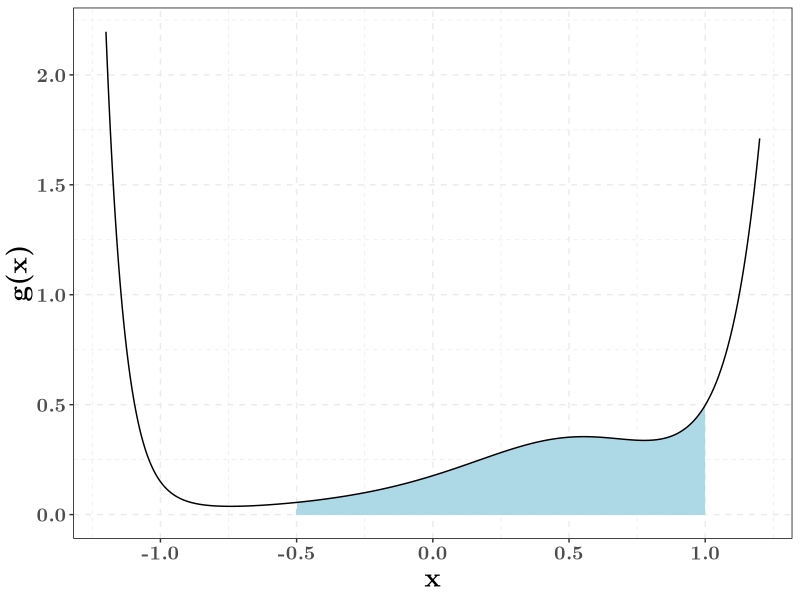
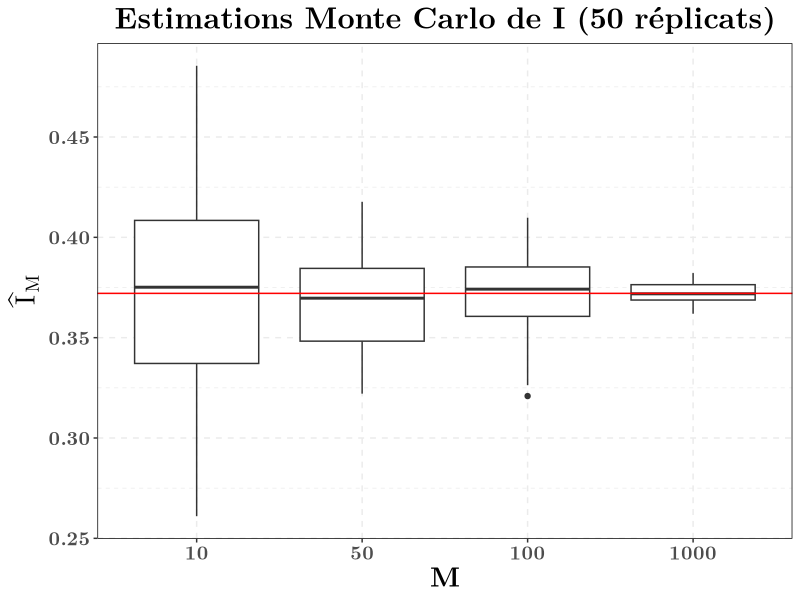
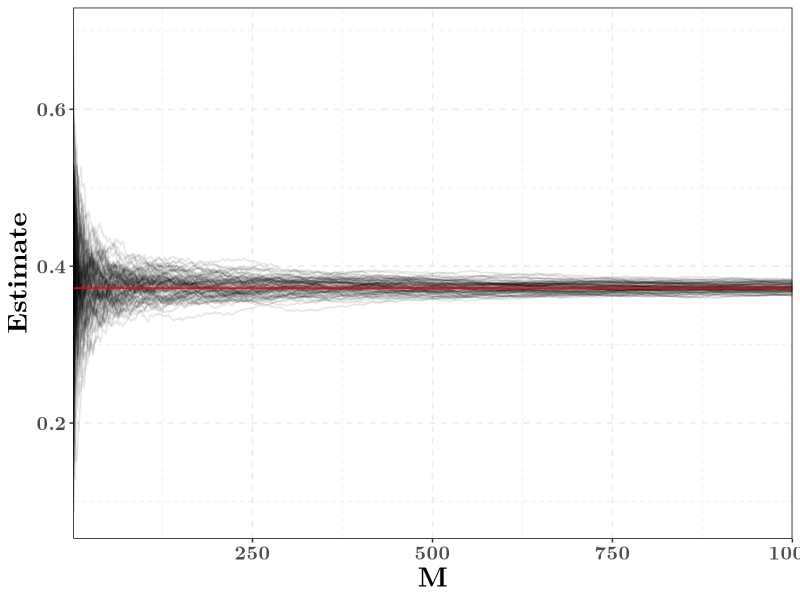
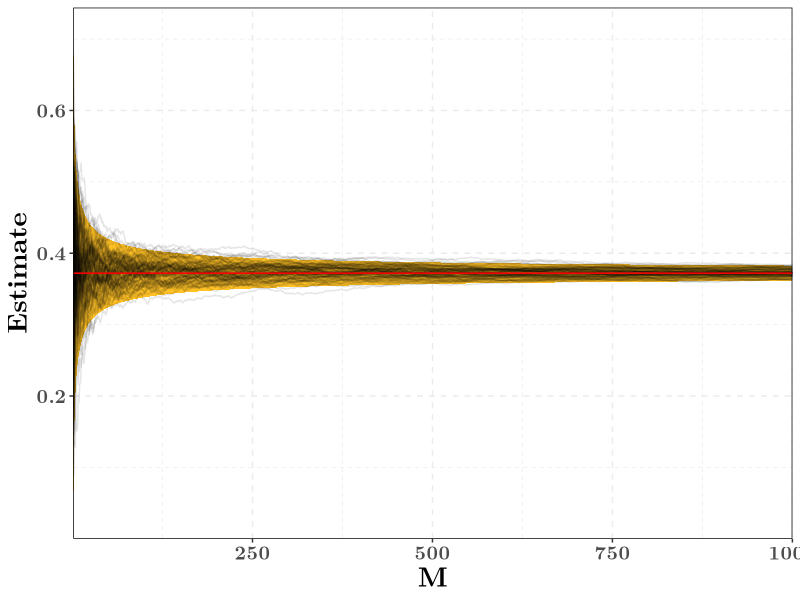
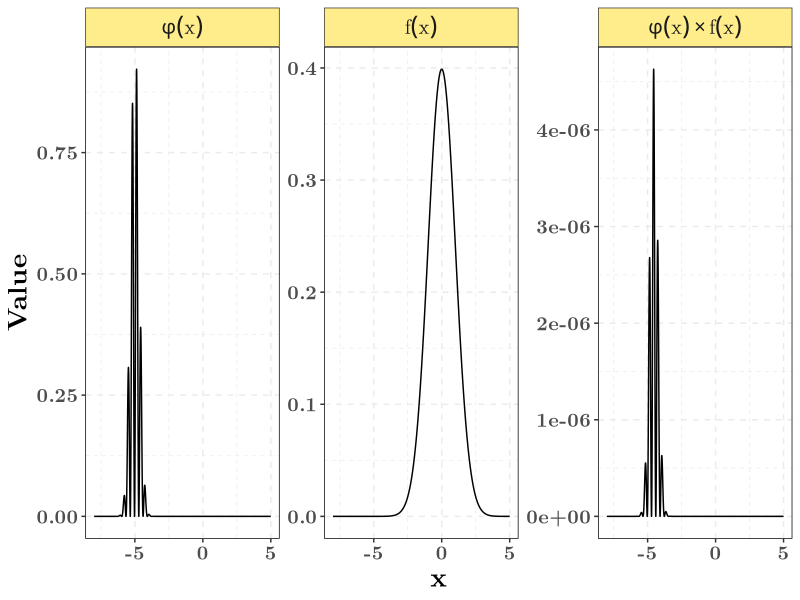
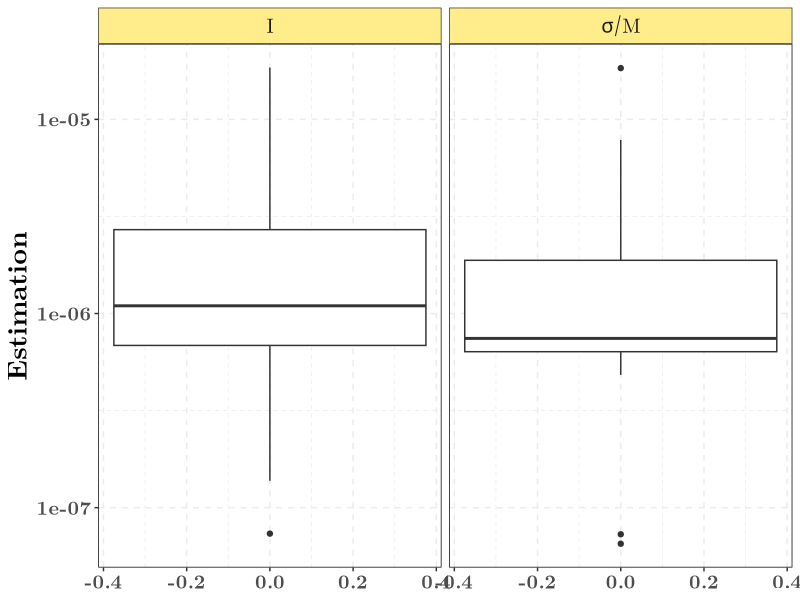
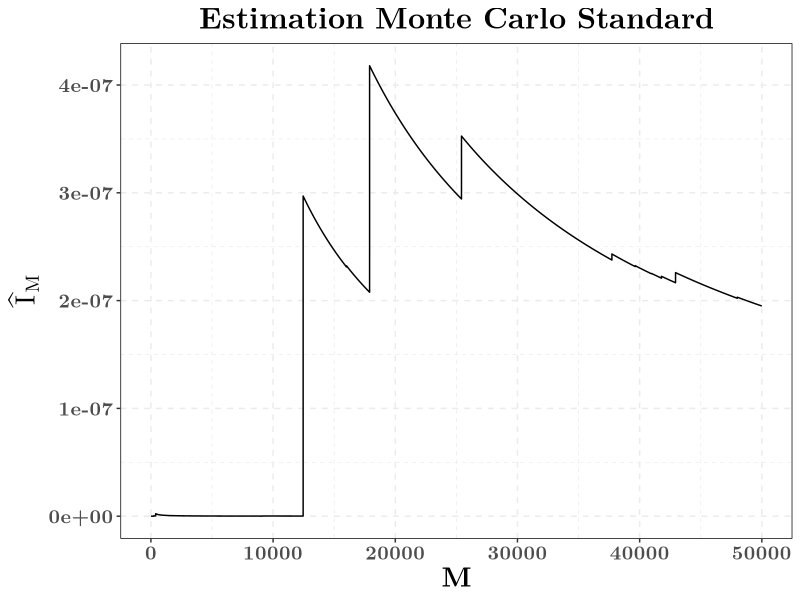
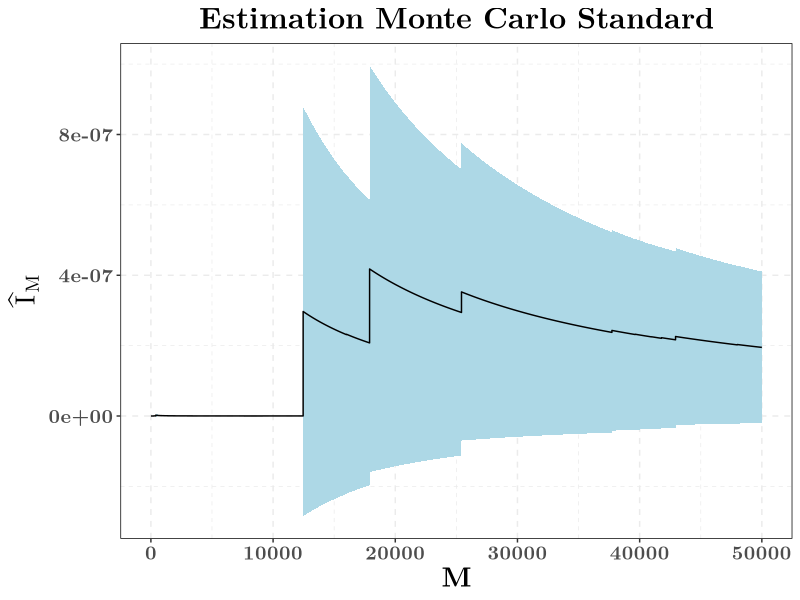

Here is the R script that generated these plots, in order: (Note: this script raises an error after producing the figures.)
## ---- chunk 1
knitr::opts_chunk$set(echo = FALSE, message = FALSE,
                      cache = TRUE,
                      out.width = "75%",
                      fig.align = "center")
library(tidyverse)
## ---- chunk 2
theme_set(theme_bw() +
            theme(
              panel.border = element_rect(colour = "black",
                                          fill = rgb(0, 0, 0, 0)),
              panel.grid = element_line(linetype = 2),
              plot.background = element_rect(fill = "white"),# bg around panel
              legend.background = element_blank(),
              text = element_text(family = "LM Roman 10", size = 18, face = "bold"),
              axis.title = element_text(size = rel(1.1)),
              legend.text = element_text(size = rel(1)),
              legend.title = element_text(size = rel(1.1)),
              plot.subtitle = element_text(hjust = 0.5, size = rel(1)),
              strip.background = element_rect(fill = "lightgoldenrod1"),
              plot.title = element_text(face = "bold", size = rel(1.2), hjust = 0.5)))
## ---- chunk 3
fonction_g <- function(x){
  d <- 10
  coeffs <- 0.5 * sin(1:d)
  sapply(x, function(z){
    sum(coeffs * z^(0:(d-1)))
  }) ^ 2
}
int_min <- -0.5
int_max <- 1
int_length <- int_max - int_min
true_val <- integrate(fonction_g, int_min, int_max)$value
fonction_phi <- function(x){
  int_length * fonction_g(x)
}
## ---- chunk 4
tibble(x = seq(-1.2, 1.2, length.out = 1001)) %>%
  mutate(g_x = fonction_g(x)) %>% # Calcul des valeurs de f
  mutate(borne_inf = 0) %>%
  rowwise() %>%
  mutate(borne_sup = ifelse(test = (x > int_min) & (x < int_max), 
                            yes = g_x, no = 0)) %>%
  ggplot() +
  aes(x = x)  +
  geom_ribbon(aes(ymin = borne_inf, ymax = borne_sup),
              fill = "lightblue") +
  geom_line(aes(y = g_x))  +
  labs(y = "g(x)")
## ---- chunk 5
get_mc_estimate <- function(M, id){
  tibble(Estimate = runif(M, int_min, int_max) %>% fonction_phi() %>% mean(),
         id = id, M = M)
}
## ---- chunk 6
c(10, 50, 100, 1000) %>% 
  purrr::map_dfr(function(my_N) 
    purrr::map_dfr(1:50, get_mc_estimate, M = my_N)) %>% 
  mutate(id = factor(id), M = factor(M)) %>% 
  ggplot(aes(x = M, y = Estimate)) +
  geom_boxplot() +
  labs(y = expression(hat(I)[M]),
       title = "Estimations Monte Carlo de I (50 réplicats)") +
  geom_hline(yintercept = true_val, 
             col = "red")
## ---- chunk 7
n_replicates <- 100
M_max <- 1000
## ---- chunk 8
all_estimates <- purrr::rerun(n_replicates, 
             tibble(phi_u = runif(M_max, int_min, int_max) %>% fonction_phi,
                    M = 1:M_max) %>% 
               mutate(Estimate = cumsum(phi_u) / M)
              ) %>% 
  bind_rows(.id = "Replicate")
ggplot(all_estimates, aes(x = M)) +
  geom_line(aes(y = Estimate, group = Replicate), alpha = 0.1) +
  geom_hline(yintercept = true_val, 
             col = "red") +
  scale_x_continuous(expand = c(0, 0))
## ---- chunk 9
z_975 <- qnorm(0.975)
var_I1 <- integrate(function(x) (fonction_phi(x) -  true_val)^2 / int_length,
                    int_min, int_max)$value
bornes_asymp <- tibble(M = 1:M_max) %>% 
  mutate(borne_sup = true_val + z_975 * sqrt(var_I1 / M),
         borne_inf = true_val - z_975 * sqrt(var_I1 / M))
ggplot(all_estimates, aes(x = M)) +
  geom_ribbon(data = bornes_asymp, 
              aes(ymin = borne_inf, 
                  ymax = borne_sup),
              fill = "goldenrod1") +
geom_line(aes(y = Estimate, group = Replicate), alpha = 0.1) +
  geom_hline(yintercept = true_val, 
             col = "red") +
  scale_x_continuous(expand = c(0, 0))
## ---- chunk 10
get_phi <- function(x){
  sin(10 * x)^2 * exp(-5 * (x + 5)^2)
}
get_f <- function(x, log = FALSE){
  dnorm(x, log = log)
}
my_df_proposal <- 3
get_g <- function(x, df = my_df_proposal, log = FALSE){
  dt(x + 5, df = df, log = log) # Student distribution with finite variance
}
## ---- chunk 11
function_tibble <- tibble(x = seq(-8, 5, by = 0.001)) %>% 
  mutate(phi_x = get_phi(x), f_x = get_f(x), phi_f = phi_x * f_x,
         g_x = get_g(x), f_over_g = f_x / g_x) %>% 
  gather(-x, key = "Function", value = "Value", factor_key = TRUE) %>% 
  mutate(Function = factor(Function, labels = c("phi(x)", "f(x)",
                                                "phi(x)%*%f(x)",
                                                "g(x)", "f(x) %/% g(x)")))
## ---- chunk 12
function_tibble %>% 
  filter(str_detect(Function, "g", negate = TRUE)) %>%
  ggplot(aes(x = x, y = Value)) +
  geom_line() +
  facet_wrap(.~Function, scales = "free", labeller = label_parsed)
## ---- chunk 13
get_mc_estimate <- function(n_samp){
  samples <- rnorm(n_samp)
  z_975 <- qnorm(0.975)
  tibble(index = 1:n_samp, x = samples, phi_x = get_phi(samples),
         w = 1) %>% 
    mutate(estimate = cumsum(phi_x) / index,
           variance = cumsum(phi_x^2) / index - estimate^2,
           borne_sup = estimate + z_975 * sqrt(variance / index),
           borne_inf = estimate - z_975 * sqrt(variance / index))
}
## ---- chunk 14
set.seed(1234)
my_mc_estimate <- get_mc_estimate(5e4)
## ---- chunk 15
resultats <- read.table("resultats_estimation.csv",
                        sep = ",", header = T)
resultats %>% mutate(ecart_type = sqrt(variance_estimee / 5e4)) %>% 
  select(estimation, ecart_type) %>%
  filter(estimation < 0.1) %>% 
  gather(key = "Parametre", value = "Estimation", factor_key = TRUE) %>% 
  mutate(Parametre = factor(Parametre, labels = c("I", "sigma/M"))) %>% 
  ggplot(aes(y = Estimation)) +
  geom_boxplot() +
  scale_y_continuous(trans = "log10") +
  facet_wrap(.~Parametre, labeller = label_parsed) 
## ---- chunk 16
ggplot(my_mc_estimate) +
  aes(x = index, y = estimate) +
  geom_line() +
  labs(x = "M", y = expression(hat(I)[M]),
       title = "Estimation Monte Carlo Standard")
## ---- chunk 17
plot_mc_estimate <- ggplot(my_mc_estimate) +
  aes(x = index, y = estimate) +
  geom_ribbon(aes(ymin = borne_inf, ymax = borne_sup),
              fill = "lightblue") + 
  geom_line() +
  labs(x = "M", y = expression(hat(I)[M]),
       title = "Estimation Monte Carlo Standard")
plot_mc_estimate
## ---- chunk 18
set.seed(123)
three_mc_estimates <- rerun(3, get_mc_estimate(5e4)) %>% 
  bind_rows(.id = "Replicate")
ggplot(three_mc_estimates) +
  aes(x = index, y = estimate) +
  geom_ribbon(aes(ymin = borne_inf, ymax = borne_sup,
                  fill = Replicate), alpha = 0.5) + 
  geom_line(aes(group = Replicate, linetype = Replicate)) +
  theme(legend.position = "none") +
  labs(x = "M", y = expression(hat(I)[M]),
       title = "Estimation Monte Carlo Standard") +
  coord_cartesian(ylim = c(-1, 1) * 5e-6)
## ---- chunk 19
function_tibble %>% 
  filter(Function == "phi(x)%*%f(x)") %>% 
  ggplot(aes(x = x, y = Value)) +
  geom_line() +
  geom_point(data = my_mc_estimate,
             mapping = aes(y = 0), col = "blue",
             size = 0.5)
## ---- chunk 20
get_is_estimate <- function(n_samp, df = my_df_proposal){
  samples <- rt(n_samp, df = df) - 5
  weights <- exp(get_f(samples, log = TRUE) - get_g(samples, df = df, log = TRUE))
  z_975 <- qnorm(0.975)
  tibble(index = 1:n_samp, x = samples, phi_x = get_phi(samples),
         w = weights) %>% 
    mutate(estimate = cumsum(phi_x * weights) / index,
           variance = cumsum((phi_x * weights)^2) / index - estimate^2,
           borne_sup = estimate + z_975 * sqrt(variance / index),
           borne_inf = estimate - z_975 * sqrt(variance / index))
}
## ---- chunk 21
main_plot_is <- function_tibble %>% 
  filter(Function %in% c("phi(x)", "g(x)")) %>% 
  ggplot(aes(x = x, y = Value)) +
  scale_color_manual(labels = c(expression(phi(x), "g(x)")),
                     values = c("blue", "red")) +
  geom_line(aes(color = Function)) 
main_plot_is
## ---- chunk 22
set.seed(123)
M_example <- 30
is_estimate_example <- get_is_estimate(M_example) 
## ---- chunk 23
main_plot_is +
  geom_point(data = is_estimate_example, aes(y = 0, size = w),
             color = "red") +
  guides(size = "none") +
  labs(title = paste0(M_example, " échantillons pondérés d'une Student(",
                      my_df_proposal, ") centrée en  -5"))
## ---- chunk 24
set.seed(1234)
plot_is_estimate <- get_is_estimate(5e4) %>%  
  ggplot() +
  aes(x = index, y = estimate) +
  geom_ribbon(aes(ymin = borne_inf, ymax = borne_sup),
              fill = "coral2") +
  geom_line() + 
  labs(x = "M", y = expression(hat(IS)[M]^IS),
       title = "Estimation par échantillonnage préférentiel")
plot_is_estimate
## ---- chunk 25
set.seed(1)
mutate(get_mc_estimate(1e6), Type = "Standard") %>% 
  bind_rows(mutate(get_is_estimate(1e6), Type = "Ech. Pref")) %>% 
  slice(seq(1, 2e6, by = 100)) %>% 
  ggplot() +
  aes(x = index, y = estimate) +
  geom_ribbon(aes(ymin = borne_inf, ymax = borne_sup, fill = Type),
              alpha = 0.5) +
  geom_line(aes(color = Type)) + 
  labs(x = "M", y = expression(hat(I)),
       title = "Estimation de I")
## ---- chunk 26
mon_runif <- function(n , a, m, c, x0){
  # %% est l'opérateur modulo
  x0 <- x0 %% m# On s'assure que x0 est bien plus petit que m
  xs <- rep(x0, n + 1)# Suite des xs, on ne gardera que les n derniers
  for(k in 2:(n+1)){
    xs[k] <- (a * xs[k - 1] + c) %% m 
  }
  us <- xs / m # Mise entre 0 et 1
  # Retour sous forme de data.frame, pratique pour les ggplot
  tibble(n = 1:n, valeur = us[-1])# On ne retourne pas x0 / m
}
## ---- chunk 27
parametres <- list(a = list(41358, 3, 101),# On stocke les différents paramètres
                   m = list(2^31 - 1, 2^31 - 1, 2311))# dans une liste
# On peut faire plusieurs traitements sans boucle dans R
resultats <- purrr::pmap_dfr(parametres, # On applique à la liste des paramètres
                             mon_runif, # La fonction
                             n = 10000, c = 0, x0 = 17, # Les paramètres manquants
                             .id = "numero")# On souhaite une colonne
## ---- chunk 28
ggplot(resultats) +
  aes(x = valeur) +
  geom_histogram(aes(y = ..density..),
                 fill = "lightblue", color = "blue", 
                 breaks = seq(0, 1, length.out = 21)) +
  facet_wrap(.~numero) +
  labs(y = "Densité empirique", x = "U")
## ---- chunk 29
ggplot(resultats) +
  aes(x = valeur, y = lead(valeur)) +
  geom_point(size = 0.5) +
  facet_wrap(.~numero) +
  labs(y = expression(u[k]), x = expression(u[k - 1]))
## ---- chunk 30
mon_rexp <- function(n, lambda){
  # On simule selon une loi uniforme
  us <- runif(n) # Echantillon IID U[0,1]
  # On applique la fonction quantile a l'échantillon
  - log(1 - us) / lambda
}
## ---- chunk 31
tibble(x = mon_rexp(1e4, 1)) %>% 
  ggplot(aes(x = x)) +
  geom_histogram(aes(y = ..density..),
                 color = "blue", fill = "lightblue",
                 breaks = seq(0, 12, by = 0.5)) +
  stat_function(fun = dexp, color = "red") +
  labs(x = "x", y = "Densité empirique",
       title = expression("Echantillon de taille 10000, "~lambda==1))
## ---- chunk 32
get_f_density <- function(x){
  sqrt(2 / pi) * exp(-x^2 * 0.5)
}
## ---- chunk 33
get_g_density <- function(x){
  dexp(x, 1)
}
M <- sqrt(2 / pi) * exp(0.5)
get_ratio <- function(x){
  get_f_density(x) / (M * get_g_density(x))
}
## ---- chunk 34
functions_tibble <- tibble(x = seq(0, 8, length.out = 1001)) %>% 
  mutate(f = get_f_density(x),
         g = get_g_density(x),
         Mg = M * g,
         Ratio = get_ratio(x)) %>% 
  gather(-x, key = "Fonction", value = "Valeur", factor_key = TRUE) 
functions_tibble %>% 
  ggplot(aes(x = x, y = Valeur, color = Fonction)) +
  geom_line(size = 2, alpha = 0.8) +
  labs(x = "x", y = "") +
  scale_color_manual(values = c("darkgreen", "red", "orange", "purple"))
## ---- chunk 35
get_acceptation <- function(n){
  candidates <- rexp(n)
  tibble(x = candidates,
         y = 0,
         accepte = runif(n) < get_ratio(candidates)) %>% 
    mutate(Fonction = ifelse(accepte, "f", "g"))
}
## ---- chunk 36
set.seed(123)
simulated_points <- get_acceptation(10000)
functions_tibble %>%
  filter(Fonction != "Mg") %>% 
  ggplot(aes(x = x)) +
  geom_line(aes(y = Valeur, color = Fonction)) +
  labs(x = "x", y = "") +
  scale_color_manual(values = c("darkgreen", "red", "purple")) +
  geom_jitter(data = simulated_points, aes(y = y), color = "red",
             size = 0.5, height = 0.01, alpha = 0.5)
## ---- chunk 37
set.seed(123)
simulated_points <- get_acceptation(10000)
functions_tibble %>%
  filter(Fonction != "Mg") %>% 
  ggplot(aes(x = x)) +
  geom_line(aes(y = Valeur, color = Fonction)) +
  labs(x = "x", y = "") +
  scale_color_manual(values = c("darkgreen", "red", "purple")) +
  geom_jitter(data = simulated_points, aes(y = y, color = Fonction), 
             size = 0.5,  height = 0.01, alpha = 0.5)
## ---- chunk 38
set.seed(123)
simulated_points <- get_acceptation(10000)
functions_tibble %>%
  filter(Fonction == "f") %>% 
  ggplot(aes(x = x)) +
  geom_line(aes(y = Valeur, color = Fonction)) +
  scale_color_manual(values = "darkgreen") +
  labs(x = "x", y = "") +
  geom_jitter(data = filter(simulated_points, accepte), 
             aes(y = y), color = "darkgreen", 
             size = 0.5,  height = 0.01, alpha = 0.5) +
  geom_histogram(data = filter(simulated_points, accepte),
                 breaks = seq(0, 8, by = 0.1),
                 aes(y = ..density..), fill = "darkgreen", 
                 alpha = 0.2,
                 color = "darkgreen", linetype = 2)
## ---- chunk 39
get_f_sample <- function(n_sample){
  get_one_sample <- function(id){
    condition <- FALSE
    n_essai <- 0
    while(!condition){
      n_essai <- n_essai + 1
      y <- rexp(1, 1) # Simulation selon g
      u <- runif(1) # Uniform
      # On suppose que f, g, et M existent
      condition <- (u <= get_f_density(y) / (M * get_g_density(y)))
    }
    tibble(x = y, n_essai = n_essai, id = id)
  }
  parallel::mclapply(1:n_sample, get_one_sample,
                     mc.cores = parallel::detectCores()) %>% 
    bind_rows()
}
## ---- chunk 40
my_f_sample <- get_f_sample(1e4)
## ---- chunk 41
my_f_sample %>% 
  group_by(n_essai) %>% 
  summarise(Proportion = n() / 10000) %>% 
  mutate(loi_temps = dgeom(n_essai - 1, 1/M)) %>% 
  ggplot(aes(x = n_essai)) + 
  geom_col(aes(y = Proportion), width = 0.1, fill = "blue") +
  geom_point(aes(y = loi_temps), size = 2, col = "red") +
  geom_line(aes(y = loi_temps), size = 1, col = "red") +
  labs(x = "Nombre d'essais") +
  geom_text(data = tibble(n_essai = 6, y = c(0.6, 0.5), 
                          texte = c("Théorique", "Empirique")),
            aes(y = y, label = texte, color = texte),
            size = 6) +
  scale_color_manual(values = c("blue", "red")) +
  scale_x_continuous(labels = 1:8, breaks = 1:8) +
  theme(legend.position = "none")
## ---- chunk 42
library(tidyverse)
rm(list = ls())
set.seed(123)
beta_vers <- 3; beta_herbe2 <- -1
beta_0 <- 0.1 * beta_herbe2 ; 
beta_herbe <- 2 * beta_herbe2 * beta_0
beta_true <- c(beta_0, beta_vers, beta_herbe, beta_herbe2)
n_site <- 300
gen_y <- function(v, h, h2){
  prob <- pnorm(beta_0 + v * beta_vers + h * beta_herbe + h2 * beta_herbe2)
  factor(sample(0:1, size = 1, prob = c(1 - prob, prob)),
         levels = c(0,1))
}
donnees_presence <- mixtools::rmvnorm(n_site, 
                                mu = c(0, 0), 
                                sigma = matrix(c(1, 0.5, 0.5, 1), ncol = 2)) %>% 
  as.data.frame() %>% 
  rename(dens_vers = V1, haut_herbe = V2) %>% 
  mutate(haut_herbe_2 = haut_herbe^2) %>% 
  rowwise() %>% 
  mutate(presence = gen_y(dens_vers, haut_herbe, haut_herbe_2)) 
## ---- chunk 43
ggplot(donnees_presence, aes(x = haut_herbe, y = dens_vers)) +
  geom_point(aes(col = presence)) + 
  labs(x = "Hauteur d'herbe", 
       y = "Densité de vers", 
       col = "Présence")
## ---- chunk 44
design_matrix <- donnees_presence %>% 
  select(-presence) %>%
  as.matrix() %>% 
  cbind(intercept = rep(1, nrow(.)), .)
y_vector <- donnees_presence %>% 
  pull(presence) %>% 
  as.character() %>% 
  as.numeric() 
## ---- chunk 45
get_likelihood <- function(beta_vec, X, y, log = FALSE){
  phis <- pnorm(as.numeric(X %*% beta_vec), log.p = T)
  log_likelihood <- rep(NA, nrow(X))
  log_likelihood[y == 1] <- phis[y == 1]
  log_likelihood[y == 0] <- log(1 - exp(phis[y == 0]))
  if(log){
    return(sum(log_likelihood))
  }
  else
    return(exp(sum(log_likelihood)))
}
get_prior <- function(beta_vec, log = FALSE){
  log_prior <- sum(dnorm(length(beta_vec), 0, 4, log = TRUE))
  if(log){
    return(log_prior)
  }
  else{
    return(exp(log_prior))
  }
}
## ---- chunk 46
get_posterior <- function(beta_vec, X, y, log = FALSE){
  log_posterior <- get_prior(beta_vec, log = TRUE)  +
    get_likelihood(beta_vec, X, y, log = TRUE)
  if(log){
    return(log_posterior)
  }
  else{
    return(exp(log_posterior))
  }
}
## ---- chunk 47
get_metropolis_sampling <- function(beta_init, X, y, n_step, tau2 = 1){
  beta_dim <- length(beta_init)
  out <- matrix(ncol = beta_dim, nrow = n_step + 1, 
                dimnames = list(NULL, paste0("beta_", 0:(beta_dim - 1))))
  out[1, ] <- beta_init
  my_tau <- sqrt(tau2)
  accepted <- rep(NA, n_step + 1)
  log_posterior <- rep(NA, n_step + 1)
  log_posterior[1] <- get_posterior(beta_init, X, y, log = TRUE)
  if(is.infinite(log_posterior[1])){
    stop("First log posterior value is infinite, change beta_init")
  }
  for(i in 1:n_step){
    candidate <- rnorm(beta_dim, out[i, ], my_tau)
    candidate_log_posterior <- get_posterior(candidate, X, y, log = TRUE)
    log_u <- log(runif(1))
    accepted[i + 1] <- log_u < (candidate_log_posterior - log_posterior[i])
    if (accepted[i + 1]) {
      out[i + 1, ] <- candidate
      log_posterior[i + 1] <- candidate_log_posterior
    }
    else {
      out[i + 1, ] <- out[i, ]
      log_posterior[i + 1] <- log_posterior[i]
    }
  }
  tibble(iteration = 0:n_step) %>% 
    bind_cols(as_tibble(out)) %>% 
    mutate(log_posterior = log_posterior,
           accepted = accepted,
           tau2 = tau2) %>% 
    return()
}
## ---- chunk 48
premier_mcmc <- get_metropolis_sampling(rep(0, 4), design_matrix, y_vector, 
                                        n_step = 1e3, tau2 = 0.1)
## ---- chunk 49
sample_plot <- select(premier_mcmc,  -log_posterior, -accepted, -tau2) %>% 
  gather(-iteration, key = "Parametre", value = "Sample", factor_key = TRUE) %>% 
  ggplot(aes(x = iteration, y = Sample, colour = Parametre)) +
  geom_line() +
  geom_point() +
  labs(y = "Valeur échantillonnée", x = "Iteration", 
       title = "Echantillons a posteriori") +
  scale_color_discrete(labels = c(expression(beta[0]), expression(beta[1]),
                                 expression(beta[2]), expression(beta[3])))
log_posterior_plot <- ggplot(premier_mcmc) +
  aes(x = iteration, y = log_posterior) +
  geom_point() + 
  geom_line() +
  labs(y = expression("log"~tilde(pi)~"(x)"), x = "Iteration", 
       title = "Valeur du log posterior")
gridExtra::grid.arrange(sample_plot, log_posterior_plot)
## ---- chunk 50
set.seed(123)
mcmc_multiple_start <- rerun(5,
                             get_metropolis_sampling(rnorm(4), 
                                                     X = design_matrix, 
                                                     y = y_vector, 
                                                     n_step = 1e3, tau2 = 0.1)) %>% 
  bind_rows(.id = "Replicate")
## ---- chunk 51
sample_plot <- ggplot(mcmc_multiple_start) +
  aes(x = iteration, y = beta_1, colour = Replicate) +
  geom_line() +
  geom_point() +
  labs(y = "Valeur échantillonnée", x = "Iteration", 
       title = expression("Echantillons de"~beta[1]~"pour différentes initialisations")) +
  theme(legend.position = "none")
log_posterior_plot <- ggplot(mcmc_multiple_start) +
  aes(x = iteration, y = log_posterior, color = Replicate) +
  geom_point() + 
  geom_line() +
  labs(y = expression("log"~tilde(pi)~"(x)"), x = "Iteration", 
       title = "Valeur du log posterior pour différentes initialisations") +
  theme(legend.position = "none")
gridExtra::grid.arrange(sample_plot, log_posterior_plot)
## ---- chunk 52
set.seed(123)
mcmc_multiple_tau <- map_dfr(c(1e-3, 1e-2, 1e-1, 1),
                               function(my_tau)
                                 get_metropolis_sampling(rep(0, 4), 
                                                         X = design_matrix, 
                                                         y = y_vector, 
                                                         n_step = 1e3, tau2 = my_tau))
## ---- chunk 53
sample_plot <- ggplot(mcmc_multiple_tau) +
  aes(x = iteration, y = beta_1, colour = factor(tau2)) +
  geom_line() +
  geom_point() +
  labs(y = "Valeur échantillonnée", x = "Iteration", 
       title = expression("Echantillons de"~beta[1]~"pour différents"~tau^2),
       color = expression(tau^2))
log_posterior_plot <- ggplot(mcmc_multiple_tau) +
  aes(x = iteration, y = log_posterior, color = factor(tau2)) +
  geom_point() + 
  geom_line() +
  labs(y = expression("log"~tilde(pi)~"(x)"), x = "Iteration", 
       title = expression("Valeur du log posterior pour différents"~tau^2),
       color = expression(tau^2)) 
gridExtra::grid.arrange(sample_plot, log_posterior_plot)
## ---- chunk 54
mcmc_multiple_tau %>% 
  group_by(tau2) %>% 
  summarise(taux_acceptation = mean(accepted, na.rm = TRUE)) %>% 
  knitr::kable(col.names = c("$\\tau^2$", "Taux d'acceptation"))
## ---- chunk 55
mcmc_multiple_tau %>% 
  group_by(tau2) %>% 
  summarise(autocorrel = cor(beta_1[-1], beta_1[-n()])) %>% 
  knitr::kable(col.names = c("$\\tau^2$", "Autocorrelation"))
## ---- chunk 56
set.seed(123)
mcmc_multiple_tau <- map_dfr(c(1e-3, 1e-2, 1e-1, 1),
                             function(my_tau)
                               get_metropolis_sampling(rep(0, 4), 
                                                       X = design_matrix, 
                                                       y = y_vector, 
                                                       n_step = 1e4, tau2 = my_tau))
mcmc_multiple_tau %>% 
  filter((iteration %% 100) == 0) %>% 
  group_by(tau2) %>% 
  summarise(autocorrel = cor(beta_1[-1], beta_1[-n()])) %>% 
  knitr::kable(col.names = c("$\\tau^2$", "Autocorrelation"))
## ---- chunk 57
kept_sample_gathered <- mcmc_multiple_tau %>% 
  filter((iteration %% 100) == 0, tau2 == 0.1) %>% 
  mutate(burnin = ifelse(iteration <= 1e3, "burnt", "kept")) %>% 
  select(-log_posterior, -accepted, -tau2) %>% 
  gather(-iteration, -burnin, key = "Parametre", value = "Sample", factor_key = TRUE)
sample_plot <- kept_sample_gathered %>% 
  ggplot(aes(x = iteration, y = Sample, color = Parametre,
             alpha = burnin)) +
  geom_line() +
  geom_point() + 
  labs(y = "Valeur", x = "Itération", alpha = "",
       title = "Echantillon conservé (thin + burnin)") +
  scale_color_discrete(labels = c(expression(beta[0]), expression(beta[1]),
                                 expression(beta[2]), expression(beta[3]))) +
  scale_alpha_manual(values = c(0.3, 1))
density_plot <- kept_sample_gathered %>% 
  filter(burnin == "kept") %>% 
  ggplot(aes(x = Sample)) +
  geom_density(aes(fill = Parametre), alpha = 0.7) +
  scale_fill_discrete(labels = c(expression(beta[0]), expression(beta[1]),
                                 expression(beta[2]), expression(beta[3]))) +
  stat_function(fun = function(x) dnorm(x, 0, 4)) +
  labs(x = "Valeur", y = "Densité", title = "Loi a posteriori estimées") +
  lims(x = c(-5, 5))
gridExtra::grid.arrange(sample_plot, density_plot)
